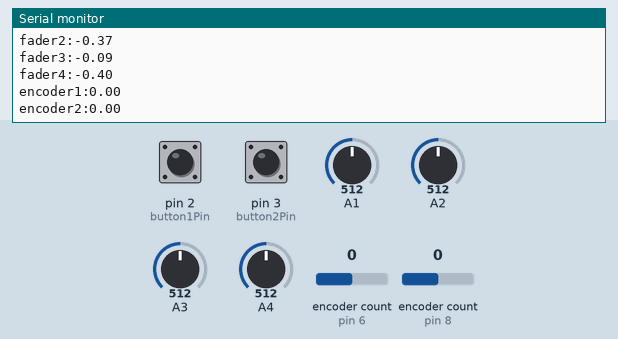
This sketch was run on a simulated Arduino Uno, built with avr-gcc and run on an emulated ATmega328P. Shown: the last lines printed to the serial monitor. Inputs (shaded band) come from the test bench; at power-on: encoder count (sensors on pin 6, pin 8) 0, A1 = 512, A2 = 512, A3 = 512, A4 = 512, pin 2 (button1Pin) HIGH, pin 3 (button2Pin) HIGH.

Above: at 1.2 s.
1.3 s: encoder count (sensor on pin 6) set to 1
At 2.4 s:
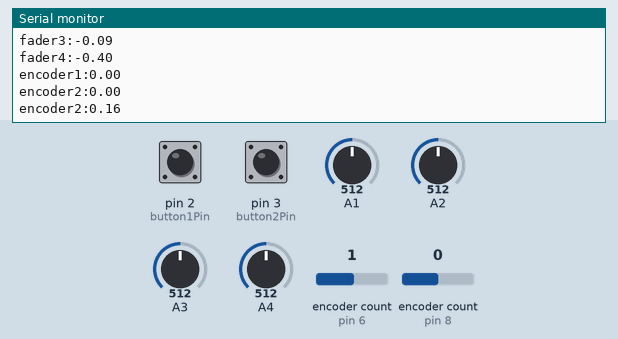
2.8 s: encoder count (sensor on pin 8) set to 1
At 3.5 s:
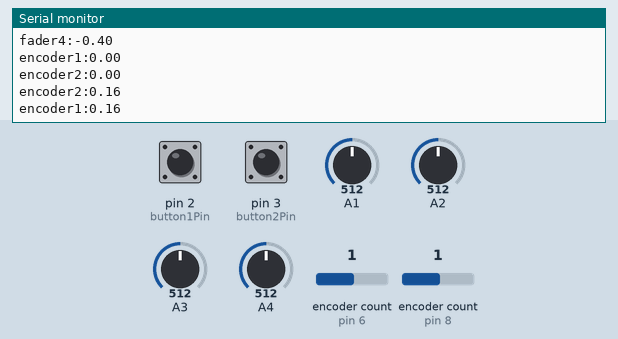
4.3 s: A1 set to 635
At 4.6 s:
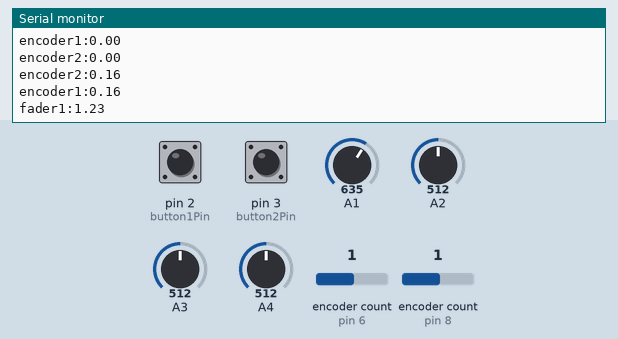
5.8 s: A2 set to 635
At 7.0 s:
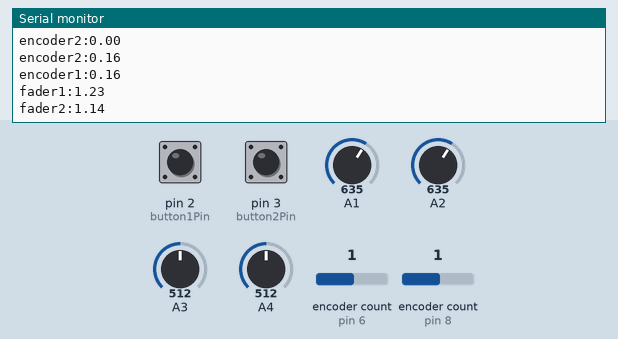
7.3 s: A3 set to 635
At 8.1 s:
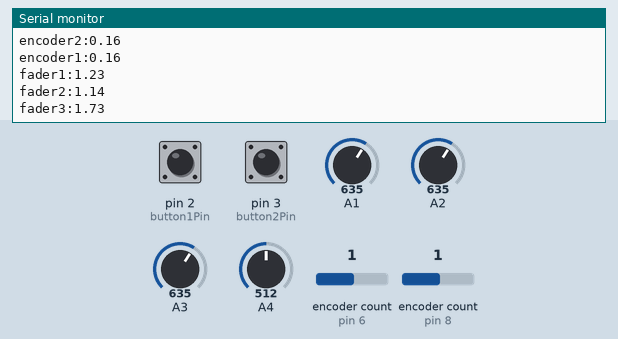
8.8 s: A4 set to 635
At 9.3 s:
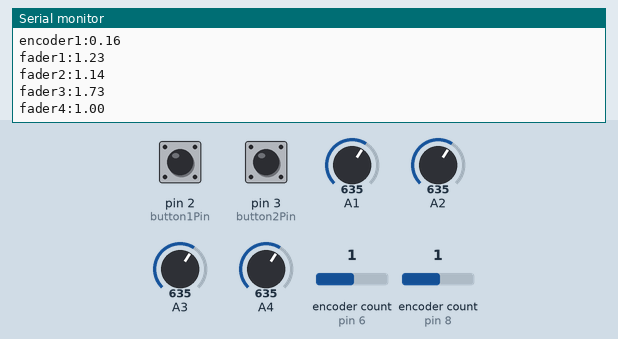
Timing chart, 0 to 11.3 s (numbered marks = the images above; inputs shaded):
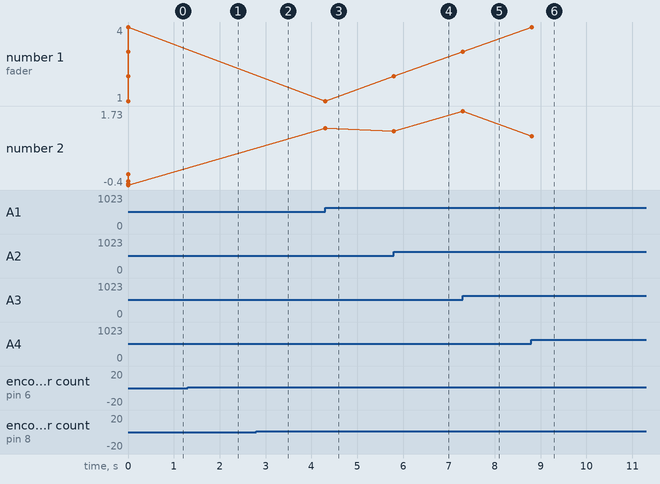

The sketch:

test_comms.ino
```cpp
#include <Encoder.h>

float fader1 = 0;
float resultFader1 = 0;
float fader2 = 0;
float resultFader2 = 0;
float fader3 = 0;
float resultFader3 = 0;
float fader4 = 0;
float resultFader4 = 0;

const int button1Pin = 2;
const int button2Pin = 3;

const byte rxPin = 4;
const byte txPin = 5;

// Encoder pins
const int enc1PinA = 8;
const int enc1PinB = 9;
const int enc2PinA = 6;
const int enc2PinB = 7;

// Create encoder objects
Encoder dial1(enc1PinA, enc1PinB);
Encoder dial2(enc2PinA, enc2PinB);

// Track last states
int lastButton1State = HIGH;
int lastButton2State = HIGH;

long lastEnc1Pos = 50;
long lastEnc2Pos = 50;

float mapFloat(float x, float in_min, float in_max, float out_min, float out_max) {
  return (x - in_min) * (out_max - out_min) / (in_max - in_min) + out_min;
}

void setup() {
  Serial.begin(115200);

  pinMode(rxPin, INPUT);
  pinMode(txPin, OUTPUT);

  pinMode(button1Pin, INPUT_PULLUP);
  pinMode(button2Pin, INPUT_PULLUP);
}

void loop() {
  // Read faders once
  int raw1 = analogRead(A1);
  int raw2 = analogRead(A2);
  int raw3 = analogRead(A3);
  int raw4 = analogRead(A4);

  // Read buttons
  int button1State = digitalRead(button1Pin);
  int button2State = digitalRead(button2Pin);

  // Read encoders
  long newEnc1Pos = dial1.read();
  long newEnc2Pos = dial2.read();

  // -------- FADER 1 --------
  if (abs(raw1 - fader1) > 2) {
    fader1 = raw1;

    if (fader1 > 625) {
      resultFader1 = mapFloat(fader1, 625, 1023, 1, 10);
    } else {
      resultFader1 = mapFloat(fader1, 535, 615, 0, 1);
    }

    Serial.print("fader1:");
    Serial.println(resultFader1, 2);
  }

  // -------- FADER 2 --------
  if (abs(raw2 - fader2) > 2) {
    fader2 = raw2;

    if (fader2 > 629) {
      resultFader2 = mapFloat(fader2, 629, 1023, 1, 10);
    } else {
      resultFader2 = mapFloat(fader2, 540, 615, 0, 1);
    }

    Serial.print("fader2:");
    Serial.println(resultFader2, 2);
  }

  // -------- FADER 3 --------
  if (abs(raw3 - fader3) > 2) {
    fader3 = raw3;

    if (fader3 > 601) {
      resultFader3 = mapFloat(fader3, 601, 1023, 1, 10);
    } else {
      resultFader3 = mapFloat(fader3, 519, 600, 0, 1);
    }

    Serial.print("fader3:");
    Serial.println(resultFader3, 2);
  }

  // -------- FADER 4 --------
  if (abs(raw4 - fader4) > 2) {
    fader4 = raw4;

    if (fader4 > 641) {
      resultFader4 = mapFloat(fader4, 641, 1023, 1, 10);
    } else {
      resultFader4 = mapFloat(fader4, 547, 635, 0, 1);
    }

    Serial.print("fader4:");
    Serial.println(resultFader4, 2);
  }

// -------- BUTTON 1 --------
if (button1State != lastButton1State) {
  lastButton1State = button1State;

  if (button1State == LOW) {
    dial1.write(0);
    lastEnc1Pos = 0;

    // Serial.println("button1:pressed");
    Serial.println("encoder1:0.00");
  } else {
    // Serial.println("button1:released");
  }
}

// -------- BUTTON 2 --------
if (button2State != lastButton2State) {
  lastButton2State = button2State;

  if (button2State == LOW) {
    dial2.write(0);
    lastEnc2Pos = 0;

    // Serial.println("button2:pressed");
    Serial.println("encoder2:0.00");
  } else {
    // Serial.println("button2:released");
  }
}

// -------- ENCODER 1 --------
if (newEnc1Pos != lastEnc1Pos) {

  // Clamp encoder position to -50 to 50
  if (newEnc1Pos > 25) {
    newEnc1Pos = 25;
    dial1.write(25);
  }
  else if (newEnc1Pos < -25) {
    newEnc1Pos = -25;
    dial1.write(-25);
  }

  float resultEnc1 = mapFloat(newEnc1Pos, -25, 25, -1, 1);

  Serial.print("encoder1:");
  Serial.println(resultEnc1, 2);

  lastEnc1Pos = newEnc1Pos;
}
// -------- ENCODER 2 --------
if (newEnc2Pos != lastEnc2Pos) {

  if (newEnc2Pos > 25) {
    newEnc2Pos = 25;
    dial2.write(25);
  }
  else if (newEnc2Pos < -25) {
    newEnc2Pos = -25;
    dial2.write(-25);
  }

  float resultEnc2 = mapFloat(newEnc2Pos, -25, 25, -1, 1);

  Serial.print("encoder2:");
  Serial.println(resultEnc2, 2);

  lastEnc2Pos = newEnc2Pos;
}
  delay(5);
}
```

Measured:
- after the input at 1.3 s, the serial monitor: prints a new line at once (image 1)
- after the input at 2.8 s, the serial monitor: prints a new line at once (image 2)
- after the input at 4.3 s, the serial monitor: prints a new line at once (image 3)
- after the input at 5.8 s, the serial monitor: prints a new line at once (image 4)
- after the input at 7.3 s, the serial monitor: prints a new line at once (image 5)
- after the input at 8.8 s, the serial monitor: prints a new line at once (image 6)
- plotted number 1: 1 → 2 after the input at 5.8 s, 2 → 3 after the input at 7.3 s, 3 → 4 after the input at 8.8 s
- plotted number 2: -0.4 → 1.23 after the input at 4.3 s, 1.23 → 1.14 after the input at 5.8 s, 1.14 → 1.73 after the input at 7.3 s, 1.73 → 1 after the input at 8.8 s
